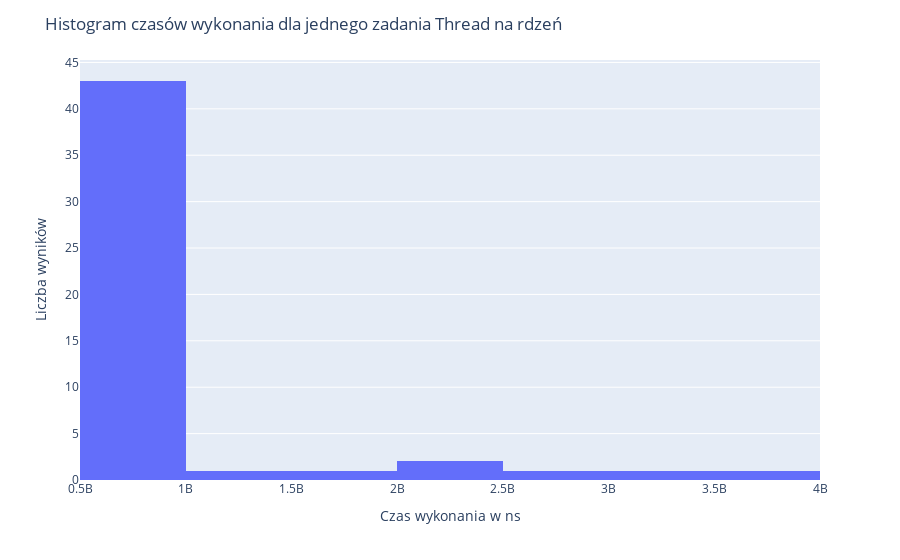

Notebook code cell kept with this figure:
### Code cell
df = pd.DataFrame(read_data("Wyniki/Parallel_Thread_One_For_Each_Thread_of_life_performance.txt"))

one_thread_per_core_mean_ms = df[0].mean()/ 1e6
print(f'Średnia: {one_thread_per_core_mean_ms:0.2f} ms')

fig = px.histogram(df, x=0)
fig.update_xaxes(title='Czas wykonania w ns')
fig.update_yaxes(title='Liczba wyników')
fig.update_layout(title='Histogram czasów wykonania dla jednego zadania Thread na rdzeń')
fig.show()
fig.write_image("images/Parallel_Thread_One_For_Each_Thread_of_life_performance.png", scale=3)

### Figure 1 — Plotly figure (JSON) as saved in the notebook; plotly's stock layout.template omitted (floating-point values rounded to 4 significant figures)
{"data": [{"alignmentgroup": "True", "bingroup": "x", "hoverlabel": {"namelength": 0}, "hovertemplate": "0=%{x}<br>count=%{y}", "legendgroup": "", "marker": {"color": "#636efa"}, "name": "", "offsetgroup": "", "orientation": "v", "showlegend": false, "type": "histogram", "x": [966733203, 1201798727, 567015008, 1641913726, 732471238, 586798439, 561636838, 752787654, 765013466, 2497264342, 504645407, 501311646, 509207585, 2234835588, 574049799, 752243140, 621569184, 592892293, 608866015, 625293947, 832249796, 3684986229, 644958081, 592953370, 585847911, 572280138, 589832994, 2843494763, 611469408, 602876245, 612632833, 599179090, 591306302, 585541595, 588255751, 3007356746, 640109419, 594231899, 515629222, 512391211, 529185593, 557792265, 577828843, 614048084, 661028953, 584305416, 515982827, 534292247, 550960689, 591152766], "xaxis": "x", "yaxis": "y"}], "layout": {"barmode": "relative", "legend": {"tracegroupgap": 0}, "margin": {"t": 60}, "title": {"text": "Histogram czasów wykonania dla jednego zadania Thread na rdzeń"}, "xaxis": {"anchor": "y", "domain": [0, 1], "title": {"text": "Czas wykonania w ns"}}, "yaxis": {"anchor": "x", "domain": [0, 1], "title": {"text": "Liczba wyników"}}}}
